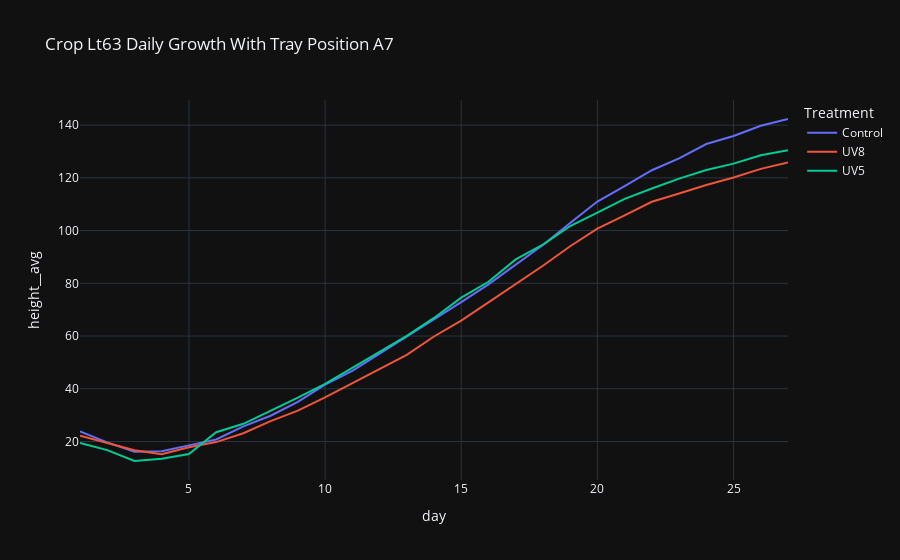

Notebook code for this chart:
### Code cell
px.line(
    data_frame=df_lt_a7,
    x='day ',
    y='height__avg   ',
    color='Treatment ',
    title='Crop Lt63 Daily Growth With Tray Position A7'
)

### Figure 1 — Plotly figure (JSON) as saved in the notebook; plotly's stock layout.template omitted (floating-point values rounded to 4 significant figures)
{"data": [{"hovertemplate": "Treatment =Control<br>day =%{x}<br>height__avg   =%{y}<extra></extra>", "legendgroup": "Control", "line": {"color": "#636efa", "dash": "solid"}, "marker": {"symbol": "circle"}, "mode": "lines", "name": "Control", "orientation": "v", "showlegend": true, "x": [1, 2, 3, 4, 5, 6, 7, 8, 9, 10, 11, 14, 15, 16, 17, 18, 19, 20, 21, 22, 23, 24, 25, 26, 27], "xaxis": "x", "y": [23.84, 19.65, 16.12, 16.26, 18.52, 20.76, 25.76, 29.77, 35.02, 41.56, 46.8, 66.14, 72.89, 79.61, 87.17, 94.53, 102.8, 111.0, 116.9, 122.9, 127.4, 132.8, 135.9, 139.8, 142.3], "yaxis": "y", "type": "scatter"}, {"hovertemplate": "Treatment =UV8<br>day =%{x}<br>height__avg   =%{y}<extra></extra>", "legendgroup": "UV8", "line": {"color": "#EF553B", "dash": "solid"}, "marker": {"symbol": "circle"}, "mode": "lines", "name": "UV8", "orientation": "v", "showlegend": true, "x": [1, 2, 3, 4, 5, 6, 7, 8, 9, 10, 13, 14, 15, 16, 17, 18, 19, 20, 21, 22, 23, 24, 25, 26, 27], "xaxis": "x", "y": [22.14, 19.48, 16.66, 15.17, 17.79, 19.78, 23.14, 27.7, 31.71, 36.76, 52.87, 59.83, 65.88, 72.74, 79.57, 86.67, 94.05, 100.8, 105.8, 110.9, 114.1, 117.3, 120.2, 123.4, 125.9], "yaxis": "y", "type": "scatter"}, {"hovertemplate": "Treatment =UV5<br>day =%{x}<br>height__avg   =%{y}<extra></extra>", "legendgroup": "UV5", "line": {"color": "#00cc96", "dash": "solid"}, "marker": {"symbol": "circle"}, "mode": "lines", "name": "UV5", "orientation": "v", "showlegend": true, "x": [1, 2, 3, 4, 5, 6, 7, 8, 9, 10, 13, 14, 15, 16, 17, 18, 19, 20, 21, 22, 23, 24, 25, 26, 27], "xaxis": "x", "y": [19.47, 16.73, 12.6, 13.45, 15.28, 23.51, 26.71, 31.55, 36.63, 41.87, 60.05, 66.86, 74.54, 80.58, 89.06, 94.66, 101.7, 106.8, 112.0, 116.0, 119.7, 123.0, 125.4, 128.6, 130.4], "yaxis": "y", "type": "scatter"}], "layout": {"xaxis": {"anchor": "y", "domain": [0.0, 1.0], "title": {"text": "day "}}, "yaxis": {"anchor": "x", "domain": [0.0, 1.0], "title": {"text": "height__avg   "}}, "legend": {"title": {"text": "Treatment "}, "tracegroupgap": 0}, "title": {"text": "Crop Lt63 Daily Growth With Tray Position A7"}}}
